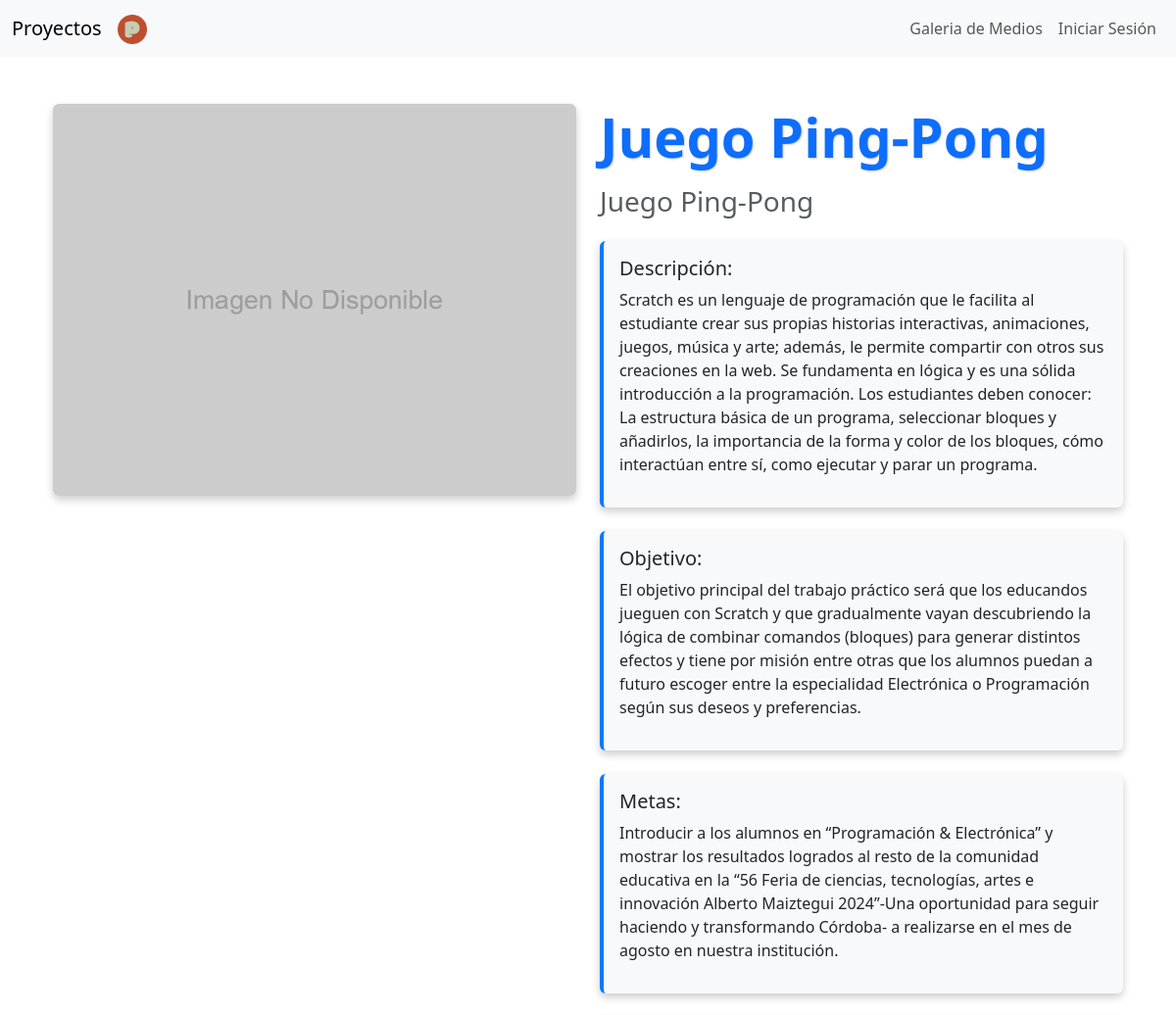
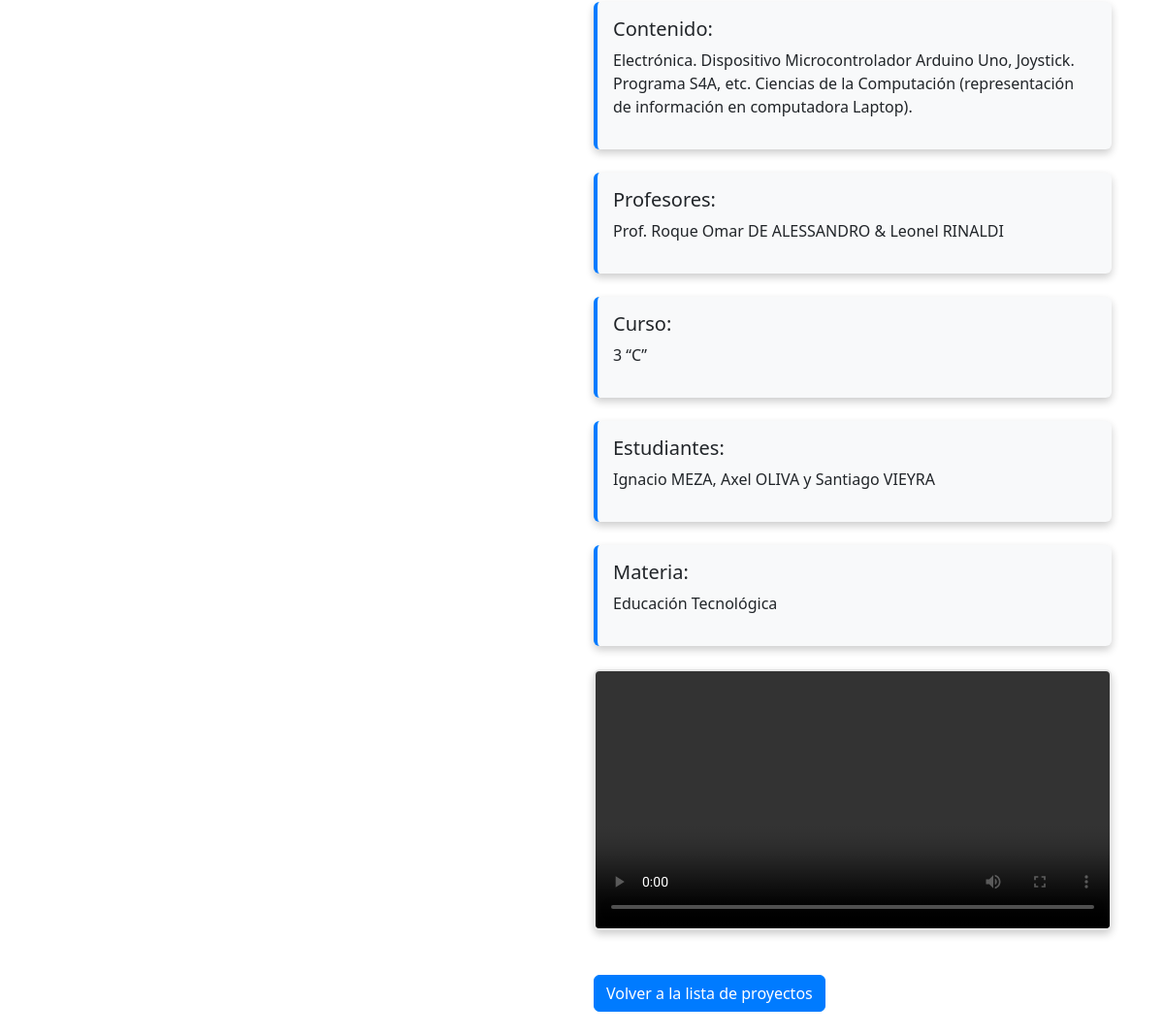
/projects/1/, run on the app's committed database (2 pictures, top to bottom).
### projects/models.py (models this page shows, shortened)
class Project(models.Model):
    userID = models.ForeignKey(User,on_delete=models.CASCADE)
    title = models.CharField(max_length=100)
    subtitle = models.CharField(max_length=100,blank=True,null=True)
    image_url = models.URLField()
    image = models.ImageField(upload_to='images/', default='800x600.png', null=True)
    video = models.FileField(upload_to='videos/', default='800x600.png', null=True)
    video_url = models.URLField(blank=True, null=True)
    description = models.TextField()
    objective = models.TextField()
    goals = models.TextField()
    content = models.TextField()
    teachers = models.TextField()
    course = models.TextField()
    students = models.TextField()
    subject = models.TextField()
    created_at = models.DateTimeField(auto_now_add=True)
    updated_at = models.DateTimeField(auto_now=True)

### projects/views.py (the view)
# urls.py: path('projects/<int:project_id>/', views.ProjectDetail.as_view(), name='project_detail'),
class ProjectDetail(View):
    def get(self, request, project_id):
        project = Project.objects.get(id=project_id)
        return render(request, 'projects/project_detail.html', {'project': project})

### templates/projects/project_detail.html (shortened to what this page needs)
{% extends 'layouts/main.html' %}
{% block content %}
<div class="container mt-5">
    <div class="row">
        <div class="col-lg-6 mb-4 sticky-image-container">
            {% if project.image %}
            <img src="{{ project.image_url }}" class="img-fluid rounded shadow-custom sticky-image"
                alt="{{ project.title }}">
            {% elif project.image_url %}
            <img src="{{ project.image_url }}" class="img-fluid rounded shadow-custom sticky-image"
                alt="{{ project.title }}">
            {% endif %}
        </div>
        <div class="col-lg-6 mb-4">
            <h1 class="display-4 mb-3 text-primary title-custom">{{ project.title }}</h1>
            <h3 class="text-muted mb-4 subtitle-custom">{{ project.subtitle }}</h3>
            <div class="details-card mb-4 p-3 rounded shadow-custom">
                <h5 class="section-title">Descripción:</h5>
                <p>{{ project.description }}</p>
            </div>
            <div class="details-card mb-4 p-3 rounded shadow-custom">
                <h5 class="section-title">Objetivo:</h5>
                <p>{{ project.objective }}</p>
            </div>
            <div class="details-card mb-4 p-3 rounded shadow-custom">
                <h5 class="section-title">Metas:</h5>
                <p>{{ project.goals }}</p>
            </div>
            <div class="details-card mb-4 p-3 rounded shadow-custom">
                <h5 class="section-title">Contenido:</h5>
                <p>{{ project.content }}</p>
            </div>
            <div class="details-card mb-4 p-3 rounded shadow-custom">
                <h5 class="section-title">Profesores:</h5>
                <p>{{ project.teachers }}</p>
            </div>
            <div class="details-card mb-4 p-3 rounded shadow-custom">
                <h5 class="section-title">Curso:</h5>
                <p>{{ project.course }}</p>
            </div>
            <div class="details-card mb-4 p-3 rounded shadow-custom">
                <h5 class="section-title">Estudiantes:</h5>
                <p>{{ project.students }}</p>
            </div>
            <div class="details-card mb-4 p-3 rounded shadow-custom">
                <h5 class="section-title">Materia:</h5>
                <p>{{ project.subject }}</p>
            </div>
            {% if project.video %}
            <div class="mb-4">
                <video controls class="w-100 rounded shadow-custom border-custom">
                    <source src="{{ project.video.url }}" type="video/mp4">
                </video>
            </div>
            {% endif %}
            <a href="{% url 'index' %}" class="btn btn-primary btn-custom mt-3">Volver a la lista de proyectos</a>
        </div>
    </div>
</div>
{% endblock %}

### templates/projects/project_detail.html (style rules this page uses)
img.img-fluid { transition: transform 0.3s ease, box-shadow 0.3s ease; }
video { transition: border-color 0.3s ease, box-shadow 0.3s ease; }
.btn-custom { background-color: #007bff; border-color: #007bff; transition: background-color 0.3s ease, transform 0.3s ease; }
.title-custom { font-weight: 700; text-shadow: 1px 1px 2px rgba(0, 0, 0, 0.2); }
.subtitle-custom { font-weight: 500; color: #6c757d; }
.details-card { background-color: #f8f9fa; border-left: 4px solid #007bff; transition: background-color 0.3s ease, border-color 0.3s ease; }
.shadow-custom { box-shadow: 0 4px 8px rgba(0, 0, 0, 0.2); }
.border-custom { border: 2px solid rgba(0, 0, 0, 0.1); }
@media (min-width: 992px) { .row>[class*='col-'] { margin-bottom: 1.5rem; } }
.sticky-image-container { position: relative; }
.sticky-image { position: sticky; top: 0; z-index: 1; transition: transform 0.3s ease, box-shadow 0.3s ease; }
@media (min-width: 768px) { .sticky-image-container { min-height: 600px; } }

### data on the page
Project: image_url (picture), title "Juego Ping-Pong", subtitle "Juego Ping-Pong", description "Scratch es un lenguaje de programación que le facilita al estudiante crear sus propias historias interactivas, animaciones, juegos, música y arte; además, le permite compartir con otros sus creaciones en la web. Se fundamenta en lógica y es una sólida introducción a la programación. Los estudiantes deben conocer: La estructura básica de un programa, seleccionar bloques y añadirlos, la importancia de la forma y color de los bloques, cómo interactúan entre sí, como ejecutar y parar un programa.", objective "El objetivo principal del trabajo práctico será que los educandos jueguen con Scratch y que gradualmente vayan descubriendo la lógica de combinar comandos (bloques) para generar distintos efectos y tiene por misión entre otras que los alumnos puedan a futuro escoger entre la especialidad Electrónica o Programación según sus deseos y preferencias.", goals "Introducir a los alumnos en “Programación & Electrónica” y mostrar los resultados logrados al resto de la comunidad educativa en la “56 Feria de ciencias, tecnologías, artes e innovación Alberto Maiztegui 2024”-Una oportunidad para seguir haciendo y transformando Córdoba- a realizarse en el mes de agosto en nuestra institución.", content "Electrónica. Dispositivo Microcontrolador Arduino Uno, Joystick. Programa S4A, etc. Ciencias de la Computación (representación de información en computadora Laptop).", teachers "Prof. Roque Omar DE ALESSANDRO & Leonel RINALDI", course "3 “C”", students "Ignacio MEZA, Axel OLIVA y Santiago VIEYRA", subject "Educación Tecnológica"
